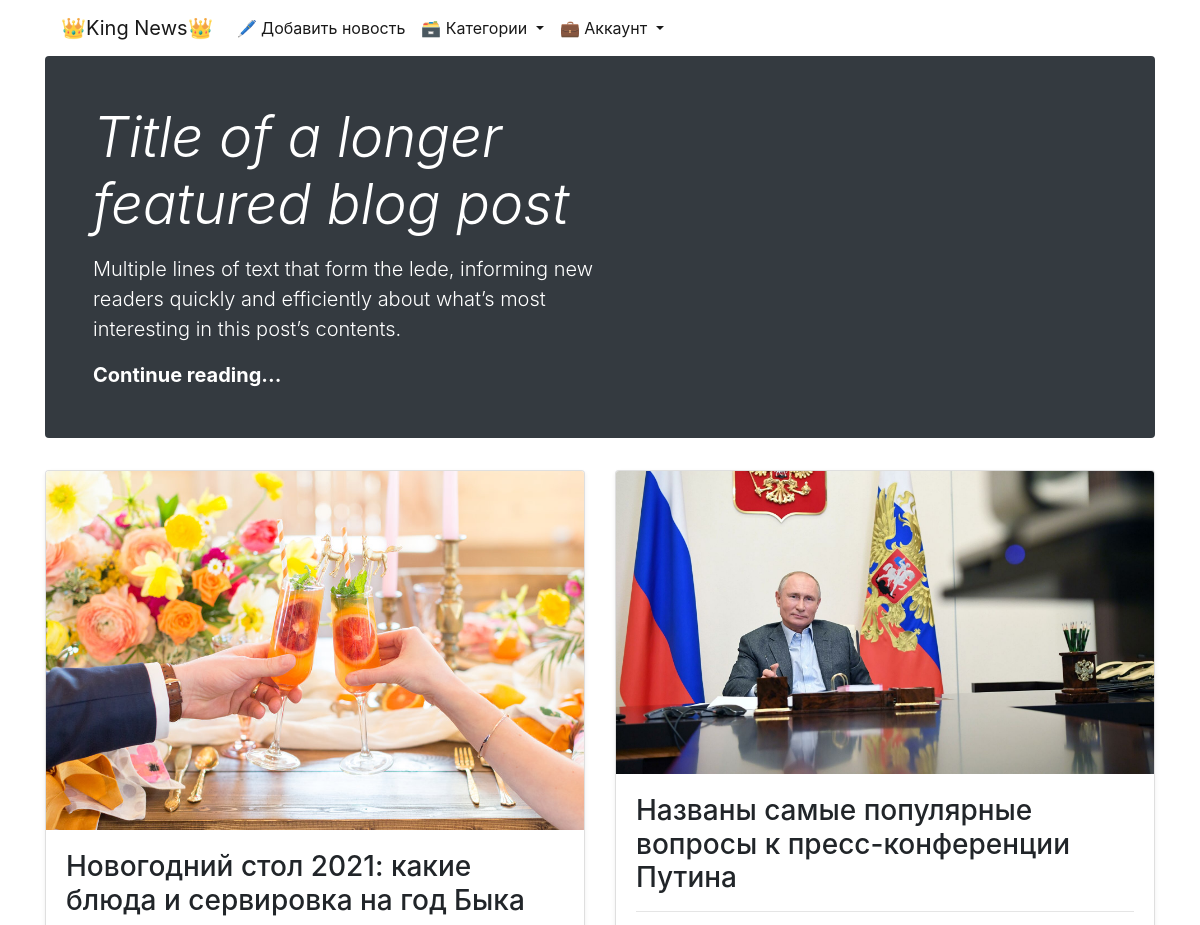
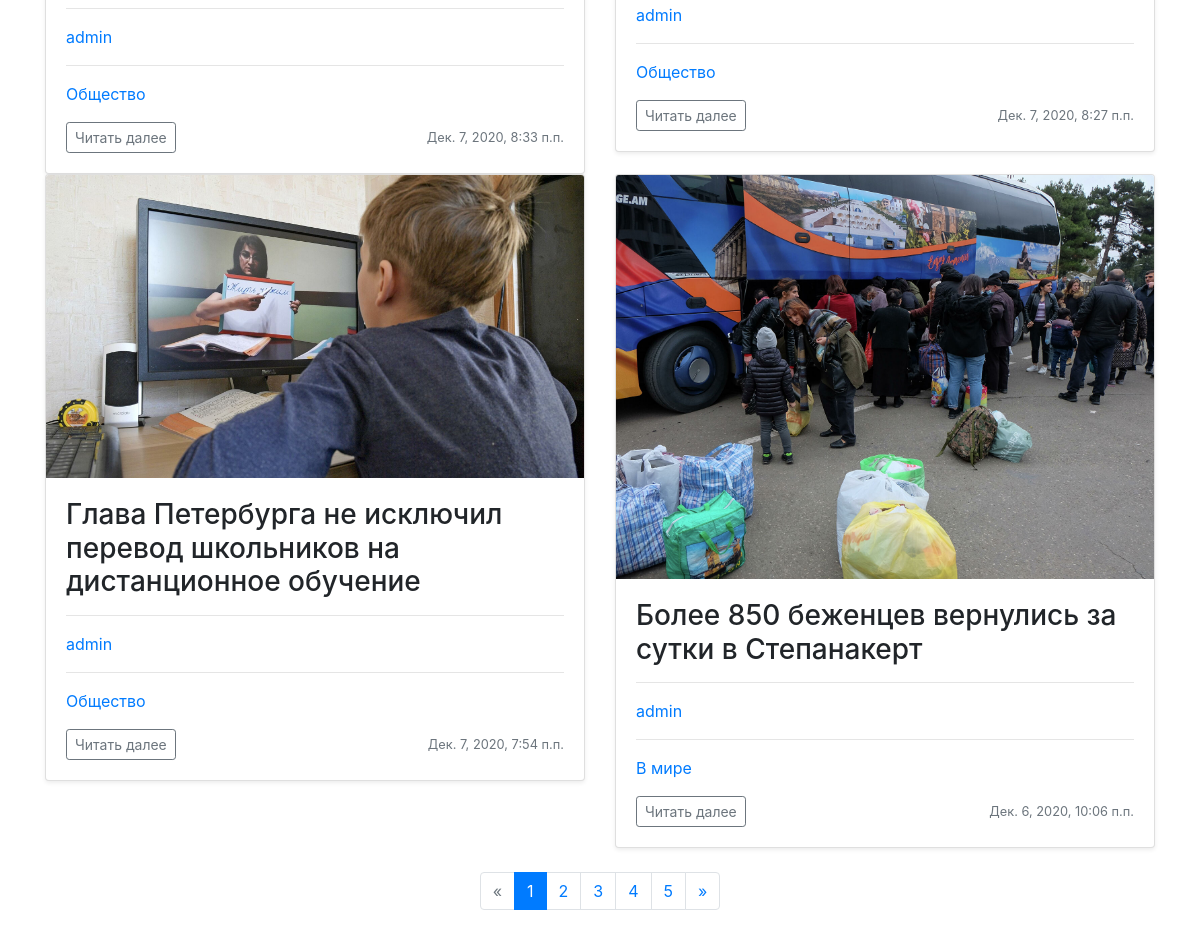
Page /news/ on the committed database (2 pictures, top to bottom).
### news/models.py (models this page shows, shortened)
class News(models.Model):
    author = models.ForeignKey(User, on_delete=models.PROTECT, verbose_name='автор', default=None)
    title = models.CharField(max_length=150, verbose_name='заголовок')
    content = models.TextField(verbose_name='текст')
    created_at = models.DateTimeField(auto_now_add=True, verbose_name='дата создания')
    updated_at = models.DateTimeField(auto_now=True, verbose_name='дата обновления')
    photo = models.ImageField(upload_to='photos/%Y/%m/%d/', verbose_name='постер', default='photos/default.svg')
    is_published = models.BooleanField(default=True, verbose_name='статус публикации')
    category = models.ForeignKey('Category', on_delete=models.PROTECT, verbose_name='категория', db_index=True, default=None)
    audio = models.FileField(upload_to='audio/%Y/%m/%d/', verbose_name='аудио', blank=True)
    def get_absolute_url(self):
        return reverse('news:detail_news', kwargs={'pk': self.pk})
    class Meta:
        verbose_name = 'новость'
        verbose_name_plural = 'новости'
        ordering = ['created_at', 'title']

class Category(models.Model):
    title = models.CharField(max_length=150, verbose_name='заголовок', unique=True)
    class Meta:
        verbose_name = 'категория'
        verbose_name_plural = 'категории'
        ordering = ['title']
    def get_absolute_url(self):
        return reverse('news:detail_category', kwargs={'category_id': self.pk})

### news/views.py (the view)
# urls.py: path('', AllNews.as_view(), name='all_news'),
class AllNews(ListView):
    model = News
    template_name = 'news/all_news.html'
    context_object_name = 'all_news'
    paginate_by = 4
    def get_queryset(self):
        return News.objects.filter(is_published=True).order_by('-created_at')

### news/templatetags/news_tags.py (called while the page is built)
@register.simple_tag(name='get_list_category')
def get_categories():
    categories = Category.objects.annotate(cnt=Count('news', filter=F('news__is_published')))
    return categories

### news/templates/news/all_news.html (shortened to what this page needs)
{% extends 'base.html' %}
{% block content %}
    <div class="jumbotron p-4 p-md-5 text-white rounded bg-dark">
        <div class="col-md-6 px-0">
            <h1 class="display-4 font-italic">Title of a longer featured blog post</h1>
            <p class="lead my-3">Multiple lines of text that form the lede, informing new readers quickly and efficiently about what’s most
                interesting in this post’s contents.</p>
            <p class="lead mb-0"><a href="#" class="text-white font-weight-bold">Continue reading...</a></p>
        </div>
    </div>
    <div class="row row-cols-2">
        {% for new in all_news %}
            <div class="col">
                <div class="card shadow-sm">
                    <img class="bd-placeholder-img card-img-top" focusable="false" role="img"
                         width="100%" height="100%" src="{{ new.photo.url }}">
                    <div class="card-body">
                        <h3 class="card-text">{{ new.title }}</h3>
                        <hr>
                        <a style="text-decoration: none;" href="#"><p>{{ new.author }}</p></a>
                        <hr>
                        <a style="text-decoration: none;" href="{{ new.category.get_absolute_url }}"><p>{{ new.category.title }}</p></a>
                        <div class="d-flex justify-content-between align-items-center">
                            <div class="btn-group">
                                <form action="{{ new.get_absolute_url }}">
                                    <button type="submit" class="btn btn-sm btn-outline-secondary">
                                        Читать далее
                                    </button>
                                </form>
                            </div>
                            <small class="text-muted">{{ new.created_at }}</small>
                        </div>
                    </div>
                </div>
            </div>
        {% endfor %}
        {% include 'inc/_paginator.html' %}
    </div>
{% endblock %}

### rows in the picture
News: photo (picture), title "Новогодний стол 2021: какие блюда и сервировка на год Быка", author "admin", category "Общество", created_at "Дек. 7, 2020, 8:33 п.п."
News: photo (picture), title "Названы самые популярные вопросы к пресс-конференции Путина", author "admin", category "Общество", created_at "Дек. 7, 2020, 8:27 п.п."
News: photo (picture), title "Глава Петербурга не исключил перевод школьников на дистанционное обучение", author "admin", category "Общество", created_at "Дек. 7, 2020, 7:54 п.п."
News: photo (picture), title "Более 850 беженцев вернулись за сутки в Степанакерт", author "admin", category "В мире", created_at "Дек. 6, 2020, 10:06 п.п."

### other values in the picture
{{ i }} "1"
{{ i }} "2" "3" "4" "5"
